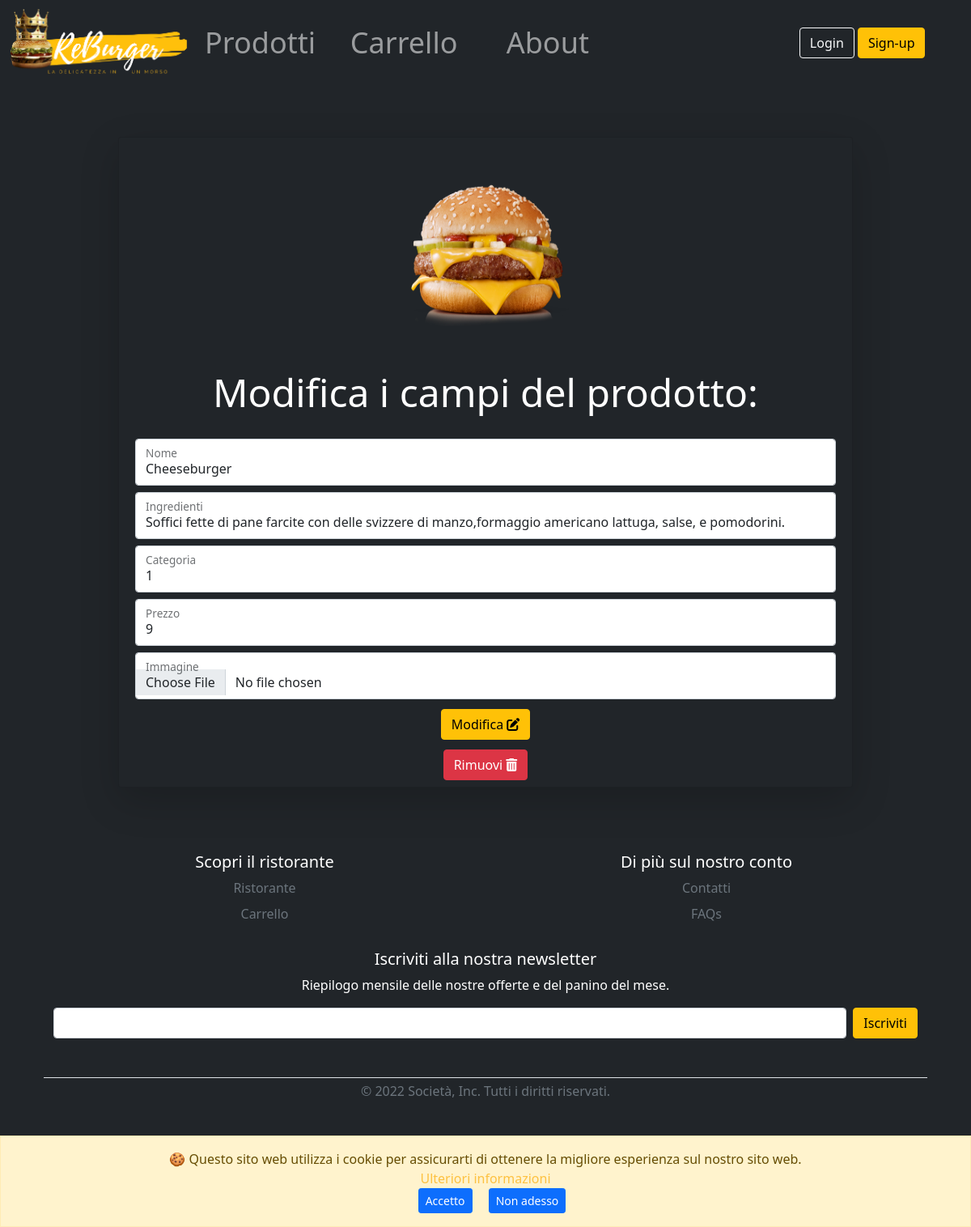
The page /modificaProdotto.php?id=2 on the database as committed earlier.
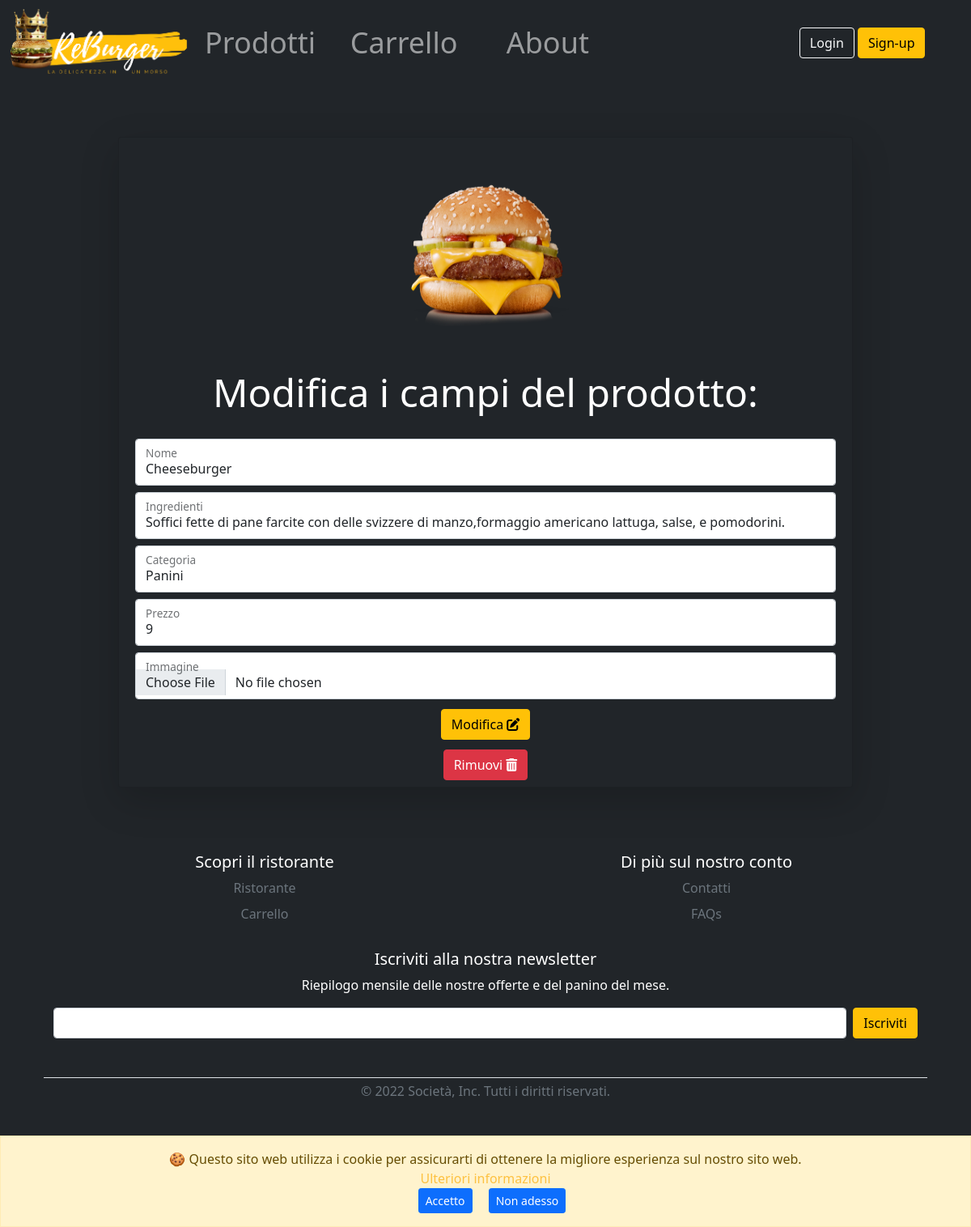
The same page on the database as committed later.
### tables this page shows
CREATE TABLE IF NOT EXISTS `prodotto` (
  `idprodotto` INT NOT NULL AUTO_INCREMENT UNIQUE,
  `venditore` INT NOT NULL,
  `nome` VARCHAR(20) NOT NULL UNIQUE,
  `descrizione` VARCHAR(512) NOT NULL,
  `categoria` VARCHAR(25) NOT NULL,
  `prezzo` DOUBLE(5, 2) NOT NULL DEFAULT 0,
	`img` VARCHAR(100),
  PRIMARY KEY (`idprodotto`));

### modificaProdotto.php (called while the page is built)
<?php
require_once 'bootstrap.php';
$templateParams["titolo"] = "ReBurger - Modifica Prodotto";
$templateParams["nome"] = "template-modificaProdotto.php";
$templateParams["prodotto"] = $dbh->getProdottoById($_GET["id"]);
require_once 'template/base.php';
?>

### db/dbHelper.php (called while the page is built, shortened)
<?php
class DatabaseHelper{
    private $db;
    public function __construct($servername, $username, $password, $dbname, $port){
        $this->db = new mysqli($servername, $username, $password, $dbname, $port);
    }
    public function getProdottoById($idprodotto){
        $query = "SELECT * FROM prodotto WHERE idprodotto=?";
        $stmt = $this->db->prepare($query);
        $stmt->bind_param('i',$idprodotto);
        $stmt->execute();
        $result = $stmt->get_result();
      return $result->fetch_assoc();
    }
}
?>

### bootstrap.php (called while the page is built, shortened)
<?php
require_once("db/dbHelper.php");
$dbh = new DatabaseHelper("localhost", "root", "", "reburger", 3306);
?>

### template/template-modificaProdotto.php (the view, shortened to what this page needs)
<?php
$controlloErr = 1;
?>
<div class="container-fluid mt-2 w-75 p-2" <?php if ($controlloErr == 0){ echo "hidden";} ?>>
      <div class="row row-cols-1 d-flex justify-content-center">
        <div class="card card-cover text-white bg-dark rounded-5 shadow-lg text-center">
              <div class="container text-center p-1 ">
                <form action="modificaProdotto.php?id=<?php echo $_GET["id"]; ?>" method="post" enctype="multipart/form-data">
                <img class="mx-auto d-block my-2 img-fluid" src='img/<?php echo $templateParams["prodotto"]["img"];?>' style="width:250px; height:250px;"/>
                  <h1 class=" my-4 display-5 mb-3 text-center text-white fw-normal">Modifica i campi del prodotto:</h1>
                  <div class="container-lg p-1">
                    <div class="form-floating ">
                        <input type="text" class="form-control my-2" id="nome" value="<?php echo $templateParams["prodotto"]["nome"] ?>" name="nome" />
                        <label class="text-dark" for="floatingInput">Nome</label>
                    </div>
                    <div class="form-floating ">
                        <input type="text" class="form-control my-2" id="descrizione" value="<?php echo $templateParams["prodotto"]["descrizione"] ?>" name="descrizione" />
                        <label class="text-dark" for="floatingInput">Ingredienti</label>
                    </div>
                    <div class="form-floating">
                        <input type="text" class="form-control my-2" id="categoria" value="<?php echo $templateParams["prodotto"]["categoria"] ?>" name="categoria" />
                        <label class="text-dark" for="floatingInput">Categoria</label>
                    </div>
                    <div class="form-floating ">
                        <input type="text" class="form-control my-2" id="prezzo" value="<?php echo $templateParams["prodotto"]["prezzo"] ?>" name="prezzo" />
                        <label class="text-dark" for="floatingInput">Prezzo</label>
                    </div>
                    <div class="form-floating">
                        <input type="file" class="form-control my-2" id="immagine" name="immagine" />
                        <label class="text-dark" for="floatingInput">Immagine</label>
                    </div>
                  <button class=" my-1 btn  btn-warning" type="submit">Modifica <i class="fa-solid fa-pen-to-square"></i></button>
                  </div>
                </form>
                <button class="my-1 btn btn-md btn-danger" value="<?php echo $templateParams["prodotto"]["idprodotto"]?>" onclick="eliminaProdotto(this.value);">Rimuovi <i class="fa-solid fa-trash-can"></i></button>
                </div>
              </div>
            </div>
          </div>

Rows that differ between the two databases and show on the page:
changed prodotto "Cheeseburger": categoria "1" → "Panini"
